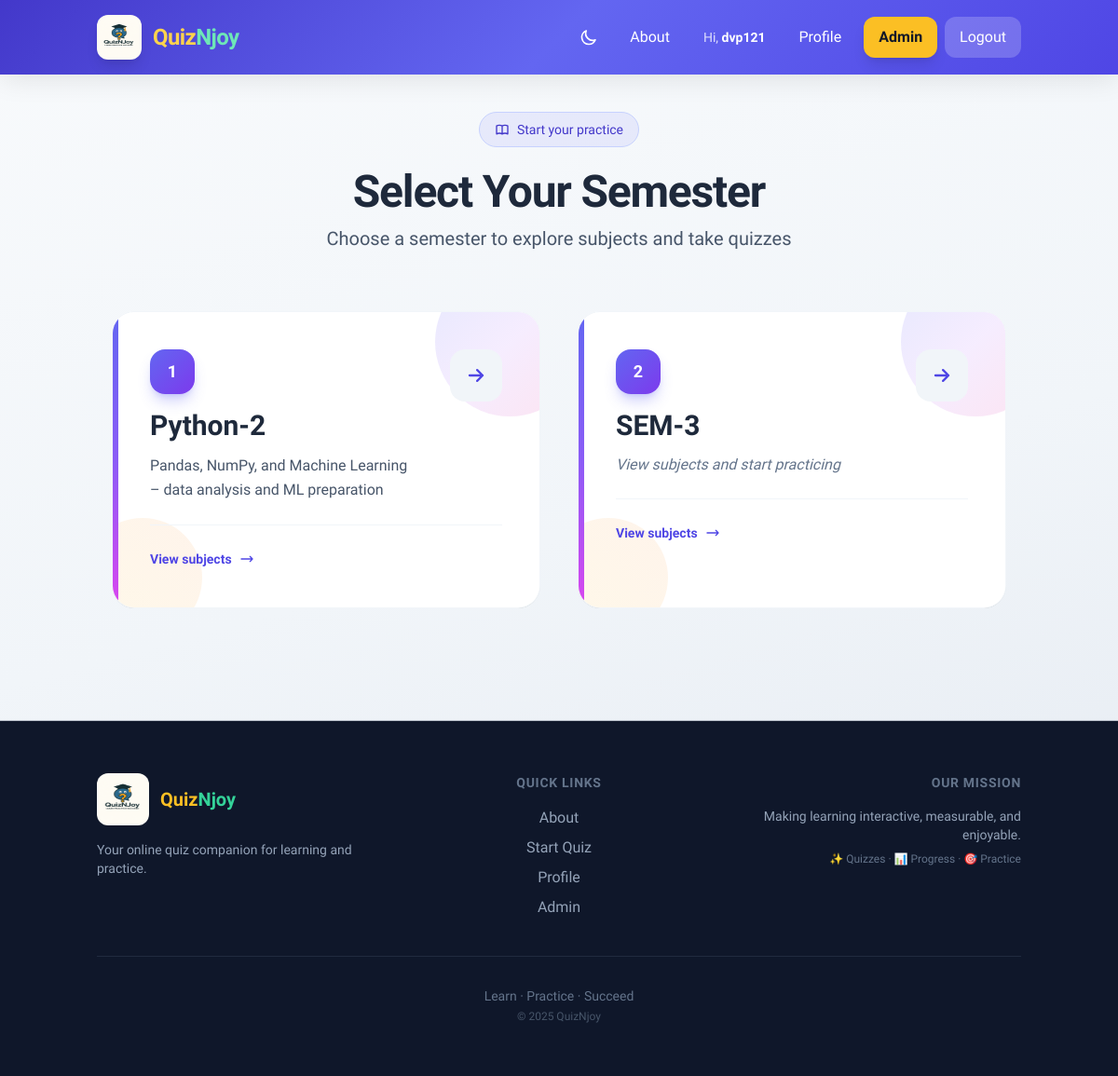
Before: /quiz/ (signed in) with the older database file.
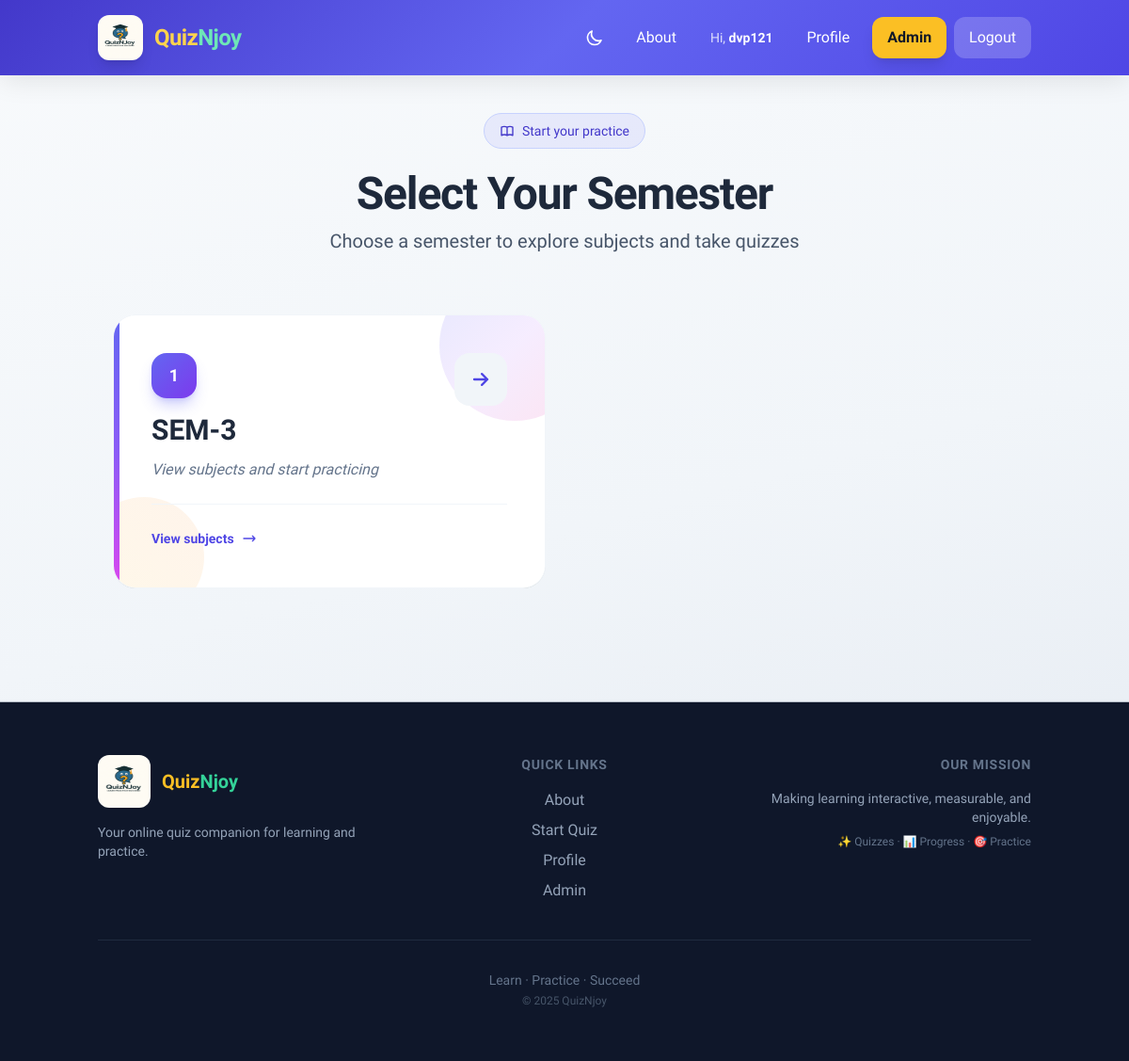
After: the same page with the newer database file.
### semesters/models.py (models this page shows, shortened)
class Semester(models.Model):
    name = models.CharField(max_length=100, unique=True)
    description = models.TextField(blank=True)
    created_at = models.DateTimeField(auto_now_add=True)
    class Meta:
        ordering = ['name']

### quiz/views.py (the view)
# urls.py: path('', views.select_semester, name='select_semester'),
@login_required
def select_semester(request):
    semesters = Semester.objects.all()
    return render(request, 'quiz/select_semester.html', {'semesters': semesters})

### templates/quiz/select_semester.html (shortened to what this page needs)
{% extends 'base.html' %}
{% block content %}
<div class="max-w-6xl mx-auto px-4">
    <div class="text-center mb-12 md:mb-16">
        <div class="inline-flex items-center gap-2 px-4 py-2 rounded-full bg-indigo-500/10 dark:bg-indigo-400/10 border border-indigo-200 dark:border-indigo-500/30 text-indigo-700 dark:text-indigo-300 text-sm font-medium mb-6">
            <span>Start your practice</span>
        </div>
        <h1 class="text-3xl md:text-4xl lg:text-5xl font-extrabold text-slate-800 dark:text-white mb-3 tracking-tight">Select Your Semester</h1>
        <p class="text-slate-600 dark:text-slate-400 text-lg md:text-xl max-w-xl mx-auto">Choose a semester to explore subjects and take quizzes</p>
    </div>
    {% if semesters %}
        <div class="grid grid-cols-1 md:grid-cols-2 gap-8 lg:gap-10">
            {% for semester in semesters %}
                <a href="{% url 'quiz:select_subject' semester.id %}" class="group block focus:outline-none focus-visible:ring-2 focus-visible:ring-indigo-500 focus-visible:ring-offset-2 dark:focus-visible:ring-offset-slate-900 rounded-3xl overflow-hidden">
                    <div class="relative h-full min-h-[200px] rounded-3xl bg-white dark:bg-slate-800 shadow-xl hover:shadow-2xl dark:shadow-slate-900/50 border border-slate-100 dark:border-slate-700 hover:border-indigo-200 dark:hover:border-indigo-500/40 transition-all duration-500 overflow-hidden">
                        <div class="absolute -bottom-8 -left-8 w-32 h-32 rounded-full bg-gradient-to-tr from-amber-400/10 to-orange-400/10 group-hover:opacity-80 transition-opacity duration-500"></div>
                        <div class="absolute left-0 top-0 bottom-0 w-1.5 bg-gradient-to-b from-indigo-500 via-violet-500 to-fuchsia-500 group-hover:w-2 transition-all duration-300"></div>
                        <div class="relative p-8 md:p-10 flex flex-col h-full">
                            <div class="flex items-start justify-between gap-4">
                                <div class="flex-1 min-w-0">
                                    <span class="inline-flex items-center justify-center w-12 h-12 rounded-2xl bg-gradient-to-br from-indigo-500 to-violet-600 text-white text-lg font-bold shadow-lg shadow-indigo-500/30 mb-4 group-hover:scale-110 group-hover:shadow-indigo-500/40 transition-transform duration-300">
                                        {{ forloop.counter }}
                                    </span>
                                    <h3 class="text-2xl md:text-3xl font-bold text-slate-800 dark:text-white mb-3 group-hover:text-indigo-600 dark:group-hover:text-indigo-400 transition-colors">
                                        {{ semester.name }}
                                    </h3>
                                    {% if semester.description %}
                                        <p class="text-slate-600 dark:text-slate-400 text-base leading-relaxed pr-4">
                                            {{ semester.description }}
                                        </p>
                                    {% else %}
                                        <p class="text-slate-500 dark:text-slate-500 text-base italic">View subjects and start practicing</p>
                                    {% endif %}
                                </div>
                                <div class="flex-shrink-0">
                                    <span class="flex items-center justify-center w-14 h-14 rounded-2xl bg-slate-100 dark:bg-slate-700/80 text-indigo-600 dark:text-indigo-400 group-hover:bg-indigo-500 group-hover:text-white group-hover:translate-x-1 transition-all duration-300">
                                        <svg class="w-7 h-7" fill="none" stroke="currentColor" viewBox="0 0 24 24">
                                            <path stroke-linecap="round" stroke-linejoin="round" stroke-width="2" d="M13 7l5 5m0 0l-5 5m5-5H6"/>
                                        </svg>
                                    </span>
                                </div>
                            </div>
                            <div class="mt-6 pt-6 border-t border-slate-100 dark:border-slate-700">
                                <span class="inline-flex items-center gap-2 text-indigo-600 dark:text-indigo-400 font-semibold text-sm group-hover:gap-3 transition-all duration-300">
                                    View subjects
                                    <svg class="w-4 h-4" fill="none" stroke="currentColor" viewBox="0 0 24 24">
                                        <path stroke-linecap="round" stroke-linejoin="round" stroke-width="2" d="M17 8l4 4m0 0l-4 4m4-4H3"/>
                                    </svg>
                                </span>
                            </div>
                        </div>
                    </div>
                </a>
            {% endfor %}
        </div>
    {% endif %}
</div>
{% endblock %}

### templates/base.html (shortened to what this page needs)
<!DOCTYPE html>
<html lang="en" class="scroll-smooth">
<head>
    <script src="https://cdn.tailwindcss.com"></script>
    <link rel="stylesheet" href="https://cdn.jsdelivr.net/npm/katex@0.16.9/dist/katex.min.css">
</head>
<body class="dark:bg-slate-900 dark:text-slate-200">
    {% load static %}
    <nav class="nav-glass text-white sticky top-0 z-50 backdrop-blur-md">
        <div class="container mx-auto px-4">
            <div class="flex justify-between items-center py-3 md:py-4">
                <a href="{% url 'home' %}" class="flex items-center gap-2 md:gap-3 group">
                    <img src="{% static 'images/logo.png' %}" alt="QuizNJoy Logo" class="h-10 w-10 md:h-12 md:w-12 rounded-xl group-hover:scale-105 transition-transform duration-300 shadow-lg">
                    <span class="text-xl md:text-2xl font-extrabold tracking-tight">
                        <span class="text-amber-300">Quiz</span><span class="text-emerald-300">Njoy</span>
                    </span>
                </a>
                <div class="hidden md:flex items-center gap-2">
                    <button type="button" id="dark-mode-toggle" class="p-2.5 rounded-xl hover:bg-white/15 transition focus:outline-none focus:ring-2 focus:ring-white/50" aria-label="Toggle dark mode">
                        <svg id="icon-moon" class="w-5 h-5" fill="none" stroke="currentColor" viewBox="0 0 24 24"><path stroke-linecap="round" stroke-linejoin="round" stroke-width="2" d="M20.354 15.354A9 9 0 018.646 3.646 9.003 9.003 0 0012 21a9.003 9.003 0 008.354-5.646z"/></svg>
                    </button>
                    <a href="{% url 'quiz:about_us' %}" class="btn-nav px-4 py-2.5 rounded-xl font-medium">About</a>
                    {% if user.is_authenticated %}
                        <span class="px-3 py-2 text-sm text-white/80">Hi, <span class="font-semibold text-white">{{ user.username }}</span></span>
                        <a href="{% url 'accounts:profile' %}" class="btn-nav px-4 py-2.5 rounded-xl font-medium">Profile</a>
                        {% if user.is_staff %}
                            <a href="{% url 'semesters:admin_dashboard' %}" class="bg-amber-400 hover:bg-amber-500 text-gray-900 px-4 py-2.5 rounded-xl font-semibold transition shadow-lg">Admin</a>
                        {% endif %}
                        <a href="{% url 'accounts:logout' %}" class="bg-white/20 hover:bg-red-500/90 px-4 py-2.5 rounded-xl font-medium transition">Logout</a>
                    {% else %}
                        <a href="{% url 'accounts:login' %}" class="btn-nav px-4 py-2.5 rounded-xl font-medium">Login</a>
                        <a href="{% url 'accounts:signup' %}" class="bg-emerald-400 hover:bg-emerald-500 text-gray-900 px-4 py-2.5 rounded-xl font-semibold transition shadow-lg">Sign Up</a>
                    {% endif %}
                </div>
            </div>
        </div>
    </nav>
    <main class="container mx-auto px-3 sm:px-4 py-6 md:py-10">
        {% block content %}
        {% endblock %}
    </main>
    <footer class="mt-12 md:mt-20 border-t border-slate-200/80 dark:border-slate-700 bg-slate-900 text-slate-300 dark:bg-slate-950">
        <div class="container mx-auto px-4 py-10 md:py-14">
            <div class="grid grid-cols-1 md:grid-cols-3 gap-10 md:gap-12 mb-10">
                <div class="text-center md:text-left">
                    <div class="flex items-center justify-center md:justify-start gap-3 mb-4">
                        <img src="{% static 'images/logo.png' %}" alt="Logo" class="h-14 w-14 rounded-xl">
                        <span class="text-xl font-bold text-white"><span class="text-amber-400">Quiz</span><span class="text-emerald-400">Njoy</span></span>
                    </div>
                    <p class="text-slate-400 text-sm">Your online quiz companion for learning and practice.</p>
                </div>
                <div class="text-center">
                    <h4 class="text-sm font-semibold uppercase tracking-wider text-slate-500 mb-4">Quick Links</h4>
                    <div class="space-y-2">
                        <a href="{% url 'quiz:about_us' %}" class="block text-slate-400 hover:text-white transition">About</a>
                        {% if user.is_authenticated %}
                            <a href="{% url 'quiz:select_semester' %}" class="block text-slate-400 hover:text-white transition">Start Quiz</a>
                            <a href="{% url 'accounts:profile' %}" class="block text-slate-400 hover:text-white transition">Profile</a>
                            {% if user.is_staff %}
                                <a href="{% url 'semesters:admin_dashboard' %}" class="block text-slate-400 hover:text-white transition">Admin</a>
                            {% endif %}
                        {% else %}
                            <a href="{% url 'accounts:login' %}" class="block text-slate-400 hover:text-white transition">Login</a>
                            <a href="{% url 'accounts:signup' %}" class="block text-slate-400 hover:text-white transition">Sign Up</a>
                        {% endif %}
                    </div>
                </div>
                <div class="text-center md:text-right">
                    <h4 class="text-sm font-semibold uppercase tracking-wider text-slate-500 mb-4">Our Mission</h4>
                    <p class="text-slate-400 text-sm">Making learning interactive, measurable, and enjoyable.</p>
                    <p class="mt-2 text-slate-500 text-xs">✨ Quizzes · 📊 Progress · 🎯 Practice</p>
                </div>
            </div>
            <div class="pt-8 border-t border-slate-700/50 text-center">
                <p class="text-slate-500 text-sm">Learn · Practice · Succeed</p>
                <p class="text-slate-600 text-xs mt-1">© 2025 QuizNjoy</p>
            </div>
        </div>
    </footer>
</body>
</html>

### templates/base.html (style rules this page uses)
:root { --color-primary: 99 102 241; --color-primary-dark: 79 70 229; --color-accent: 16 185 129; --color-surface: 248 250 252; --color-card: 255 255 255; --shadow-soft: 0 4px 6px -1px rgb(0 0 0 / 0.05), 0 2px 4px -2px rgb(0 0 0 / 0.05); --shadow-card: 0 10px 15px -3px rgb(0 0 0 / 0.06), 0 4px 6px -4px rgb(0 0 0 / 0.04); --shadow-card-hover: 0 25px 50px -12px rgb(0 0 0 / 0.15); --radius-xl: 1rem; --radius-2xl: 1.5rem; }
body { font-family: 'Plus Jakarta Sans', system-ui, sans-serif; -webkit-font-smoothing: antialiased; -moz-osx-font-smoothing: grayscale; background: linear-gradient(165deg, #f8fafc 0%, #f1f5f9 50%, #e2e8f0 100%); min-height: 100vh; }
.nav-glass { background: linear-gradient(135deg, rgb(67 56 202) 0%, rgb(99 102 241) 50%, rgb(79 70 229) 100%); box-shadow: 0 4px 30px rgba(0,0,0,0.1); }
.btn-nav { transition: all 0.2s ease; }
html { scroll-behavior: smooth; }

Changed rows visible on the page:
removed Semester: name "Python-2", description "Pandas, NumPy, and Machine Learning – data analysis and ML preparation"
